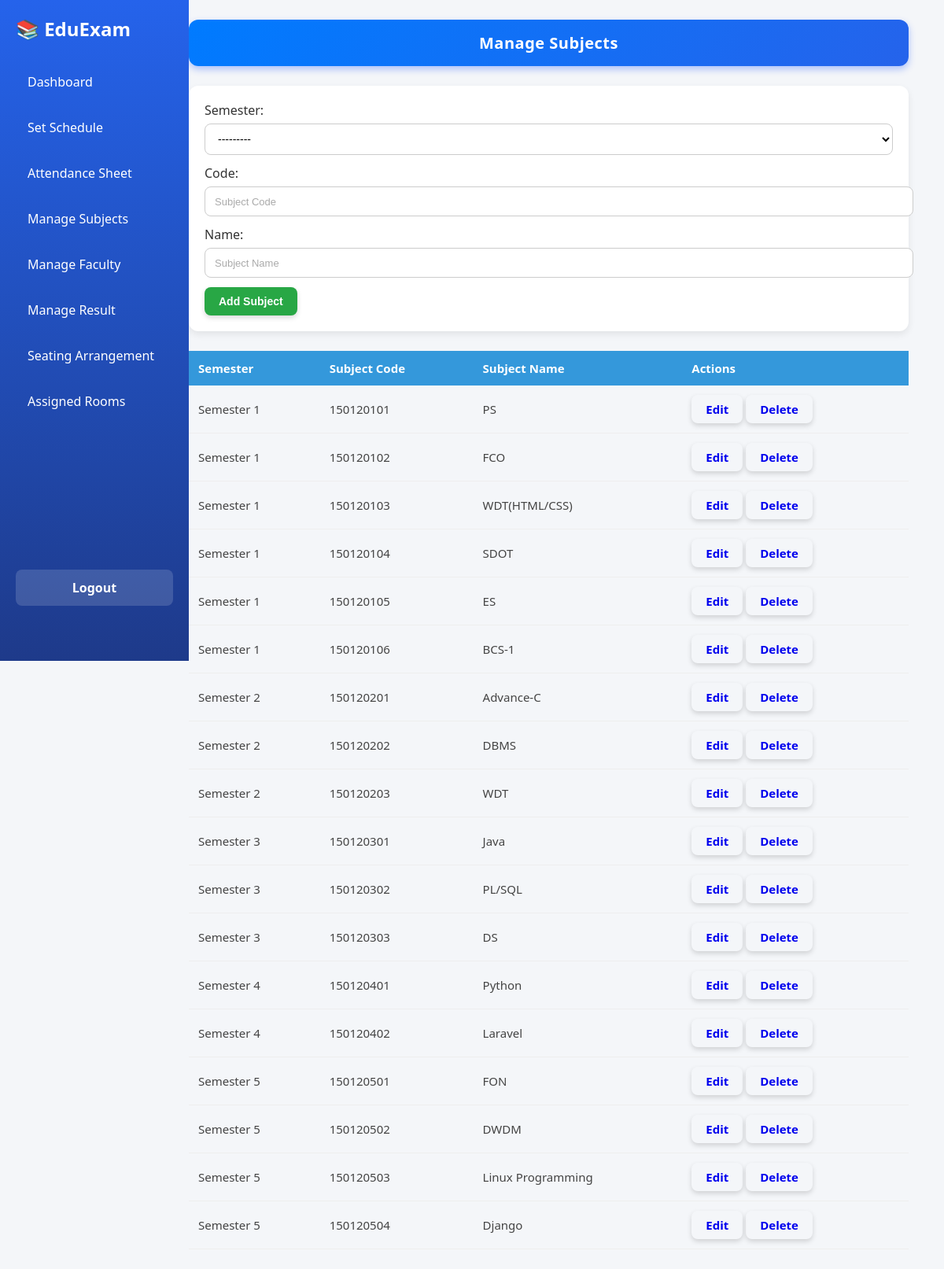
/subjects/, run on the app's committed database.
### exams/models.py (models this page shows, shortened)
class Subject(models.Model):
    semester = models.IntegerField(choices=SEMESTER_CHOICES)
    code = models.CharField(max_length=20, unique=True)
    name = models.CharField(max_length=100)

### exams/views.py (the view)
# urls.py: path('subjects/', views.manage_subjects, name='manage_subjects'),
def manage_subjects(request):
    subjects = Subject.objects.all().order_by('semester', 'code')
    if request.method == 'POST':
        form = SubjectForm(request.POST)
        if form.is_valid():
            form.save()
            messages.success(request, "Subject added successfully!")
            return redirect('manage_subjects')
    else:
        form = SubjectForm()
    return render(request, 'manage_subjects.html', {'form': form, 'subjects': subjects})

### exams/forms.py
class SubjectForm(forms.ModelForm):
    class Meta:
        model = Subject
        fields = ['semester', 'code', 'name']
        widgets = {
            'semester': forms.Select(attrs={'class': 'form-control'}),
            'code': forms.TextInput(attrs={'class': 'form-control', 'placeholder': 'Subject Code'}),
            'name': forms.TextInput(attrs={'class': 'form-control', 'placeholder': 'Subject Name'}),
        }

### templates/manage_subjects.html (shortened to what this page needs)
{% extends "base.html" %}
{% block content %}
<div class="manage-subjects">
    <div class="page-heading">Manage Subjects</div>
    <div class="form-card">
        <form method="POST">
            <div class="row">
                <div class="col-md-3">{{ form.semester.label_tag }} {{ form.semester }}</div>
                <div class="col-md-3">{{ form.code.label_tag }} {{ form.code }}</div>
                <div class="col-md-4">{{ form.name.label_tag }} {{ form.name }}</div>
                <div class="col-md-2 mt-4"><button type="submit" class="btn btn-success">Add Subject</button></div>
            </div>
        </form>
    </div>
    <table>
        <thead>
            <tr>
                <th>Semester</th>
                <th>Subject Code</th>
                <th>Subject Name</th>
                <th>Actions</th>
            </tr>
        </thead>
        <tbody>
            {% for sub in subjects %}
            <tr>
                <td>{{ sub.get_semester_display }}</td>
                <td>{{ sub.code }}</td>
                <td>{{ sub.name }}</td>
                <td>
                    <a href="{% url 'edit_subject' sub.pk %}" class="btn btn-primary btn-sm">Edit</a>
                    <a href="{% url 'delete_subject' sub.pk %}" class="btn btn-danger btn-sm" onclick="return confirm('Are you sure?')">Delete</a>
                </td>
            </tr>
            {% empty %}
            <tr><td colspan="4" class="empty">No subjects found</td></tr>
            {% endfor %}
        </tbody>
    </table>
</div>
{% endblock %}

### templates/base.html (shortened to what this page needs)
{% load static %}
<!DOCTYPE html>
<html lang="en">
<head>
   <link rel="stylesheet" href="{% static 'css/style.css' %}">
</head>
<body>
  <div class="wrapper">
    <aside class="sidebar">
      <h2>📚 EduExam</h2>
      <ul>
        <li><a href="{% url 'admin_dashboard' %}"> Dashboard</a></li>
        <li><a href="{% url 'set_schedule' %}"> Set Schedule</a></li>
        <li><a href="{% url 'attendance_selector' %}"> Attendance Sheet</a></li>
        <li><a href="{% url 'manage_subjects' %}"> Manage Subjects</a></li>
        <li><a href="{% url 'manage_faculty' %}"> Manage Faculty</a></li>
        <li><a href="{% url 'manage_result' %}"> Manage Result</a></li>
       <li><a href="{% url 'create_schedule' %}"> Seating Arrangement</a></li>
    <li>
        <a href="{% url 'assigned_rooms' %}">
             Assigned Rooms
        </a>
    </li>
      </ul>
      <a href="{% url 'admin_logout' %}" class="logout"> Logout</a>
    </aside>
    <main class="main-content" >
      {% block content %}
      {% endblock %}
    </main>
  </div>
</body>
</html>

### static/css/style.css (style rules this page uses)
body { margin: 0; font-family: "Segoe UI", Tahoma, Geneva, Verdana, sans-serif; background: #f4f6f9; color: #333; }
.main-content { margin-left: 200px; padding: 25px 40px; width: calc(100% - 205px); background: #f4f6f9; min-height: 100vh; box-sizing: border-box; }
h1, h2, h3, h4 { margin: 0; }
.sidebar { width: 200px; background: linear-gradient(180deg, #2563eb, #1e3a8a); color: white; height: 100vh; padding: 20px; display: flex; flex-direction: column; position: fixed; top: 0; left: 0; z-index: 100; }
.sidebar ul { list-style: none; padding: 0; }
.sidebar ul li { margin: 12px 0; }
.sidebar ul li a { display: block; text-decoration: none; padding: 12px 15px; border-radius: 8px; color: white; font-weight: 500; transition: 0.3s; }
.sidebar .logout { display: block; text-align: center; padding: 12px; border-radius: 8px; text-decoration: none; color: #fff; background: rgba(255, 255, 255, 0.15); font-weight: 600; transition: 0.3s; position: absolute; bottom: 70px; left: 20px; right: 20px; }
table { width: 100%; border-collapse: collapse; font-size: 15px; }
thead { background: #3498db; color: #fff; }
thead th { padding: 12px; text-align: left; font-weight: 600; }
tbody td { padding: 12px; border-bottom: 1px solid #eee; color: #444; }
.page-heading { background: linear-gradient(135deg, #007bff, #2563eb); color: white; padding: 16px 20px; border-radius: 12px; box-shadow: 0 4px 10px rgba(0, 71, 255, 0.3); margin-bottom: 25px; font-size: 20px; font-weight: 600; text-align: center; letter-spacing: 0.5px; }
.form-card { background: #fff; padding: 20px; border-radius: 12px; box-shadow: 0 4px 10px rgba(0,0,0,0.08); margin-bottom: 25px; }
form label { font-weight: 500; color: #333; margin-bottom: 6px; display: inline-block; }
form .form-control { width: 100%; padding: 10px 12px; border: 1px solid #ccc; border-radius: 8px; font-size: 14px; background: #fff; transition: border-color 0.2s ease, box-shadow 0.2s ease; margin-bottom: 12px; }
form .form-control::placeholder { color: #aaa; font-size: 13px; }
form .btn { padding: 10px 18px; border-radius: 8px; font-size: 14px; border: none; cursor: pointer; transition: 0.3s; }
form .btn-success { background: #28a745; color: #fff; }
.btn { display: inline-block; padding: 8px 18px; font-size: 15px; font-weight: 600; border-radius: 8px; text-decoration: none; cursor: pointer; border: none; transition: all 0.25s ease-in-out; box-shadow: 0 3px 6px rgba(0,0,0,0.15); }

### data on the page
Subject: semester "Semester 1", code "150120101", name "PS"
Subject: semester "Semester 1", code "150120102", name "FCO"
Subject: semester "Semester 1", code "150120103", name "WDT(HTML/CSS)"
Subject: semester "Semester 1", code "150120104", name "SDOT"
Subject: semester "Semester 1", code "150120105", name "ES"
Subject: semester "Semester 1", code "150120106", name "BCS-1"
Subject: semester "Semester 2", code "150120201", name "Advance-C"
Subject: semester "Semester 2", code "150120202", name "DBMS"
Subject: semester "Semester 2", code "150120203", name "WDT"
Subject: semester "Semester 3", code "150120301", name "Java"
Subject: semester "Semester 3", code "150120302", name "PL/SQL"
Subject: semester "Semester 3", code "150120303", name "DS"
Subject: semester "Semester 4", code "150120401", name "Python"
Subject: semester "Semester 4", code "150120402", name "Laravel"
Subject: semester "Semester 5", code "150120501", name "FON"
Subject: semester "Semester 5", code "150120502", name "DWDM"
Subject: semester "Semester 5", code "150120503", name "Linux Programming"
Subject: semester "Semester 5", code "150120504", name "Django"
